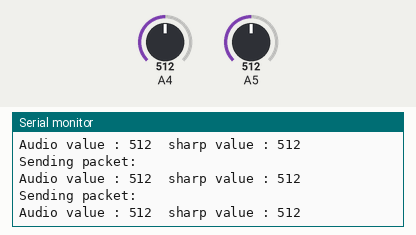
Recording of a sketch running on a simulated Arduino Mega 2560, built with avr-gcc and run on an emulated ATmega2560. Parts: the last lines printed to the serial monitor. Inputs (shaded band) come from the test bench; at power-on: A4 = 512, A5 = 512. No radio packets arrive unless stated.

Above: at 1.2 s.
1.3 s: A4 set to 716
At 1.45 s:
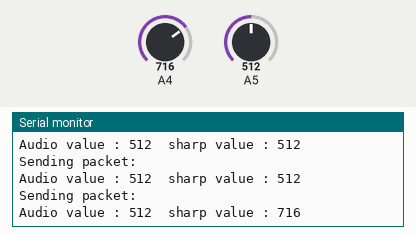
2.8 s: A5 set to 716
At 2.89 s:
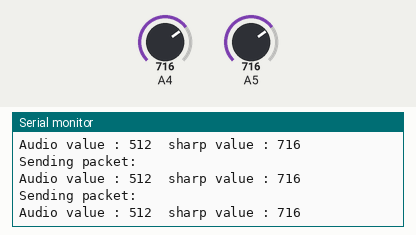
4.3 s: A4 set to 900
At 4.34 s:
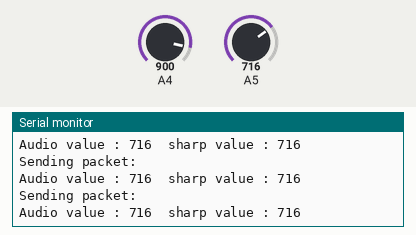
5.8 s: A5 set to 900
At 5.95 s:
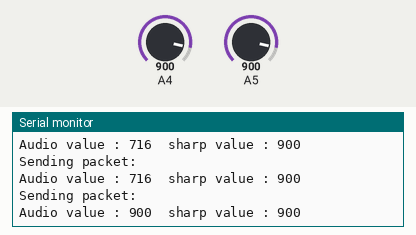
Timing chart, 0 to 8.3 s (numbered marks = the images above; inputs shaded):
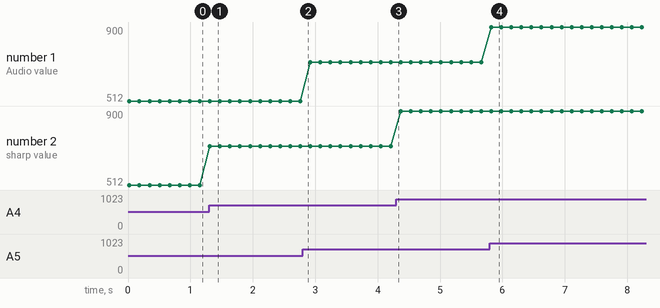

Measured:
- after the input at 1.3 s, the serial monitor: prints a new line at once (image 1)
- after the input at 5.8 s, the serial monitor: prints a new line at once (image 4)
- plotted number 2: 512 → 716 after the input at 1.3 s, 716 → 900 after the input at 4.3 s

The sketch:

myLoraSend.ino
```cpp
#include <SPI.h>
#include <LoRa.h>
#define ss 18
#define rst 14
#define dio0 26

int sharp = 0;
int sound = 0;

void setup() {
  Serial.begin(115200);
  while (!Serial);
  Serial.println("LoRa Sender");
  LoRa.setPins(ss, rst, dio0);

  while (!LoRa.begin(433E6))

   {

      Serial.println(".");

      delay(500);
   }
  LoRa.setSyncWord(0xF3);
  Serial.println("LoRa Initializing OK!");

}

void loop() {
  int sound = analogRead(37);
  int sharp = analogRead(36);
  Serial.println("Sending packet: ");
  Serial.print("Audio value : "+String(sound)+"\t");
  Serial.println("sharp value : "+String(sharp));

 if(sound >250 && sharp >2200)

 {
   LoRa.beginPacket();
   LoRa.print("1");
  LoRa.endPacket();
  delay(100);
  }
 else

 {
   LoRa.beginPacket();
  LoRa.print("0");
  LoRa.endPacket();
  delay(100);

 }


}
```
